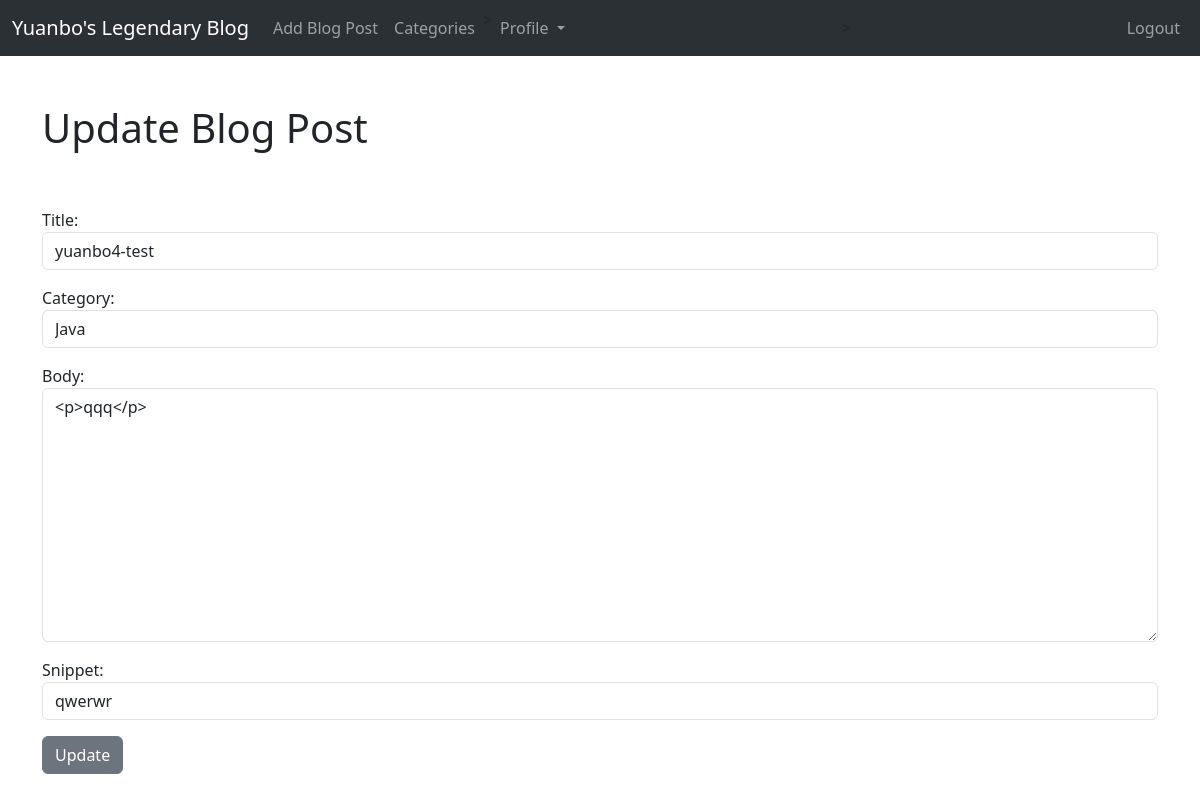
The app's page /article/edit/38 (signed in) with its own data.
### blogproject/models.py (models this page shows, shortened)
class Post(models.Model):
    title = models.CharField(max_length=255)
    header_image = models.ImageField(null = True, blank= True, upload_to="images/")
    author = models.ForeignKey(User, on_delete=models.CASCADE)
    body = RichTextField(blank=True, null=True)
    post_date = models.DateField(auto_now_add=True)
    post_time = models.DateTimeField(auto_now_add=True)
    category = models.CharField(max_length = 255, default= "uncategorized")
    snippet = models.CharField(max_length = 255)
    like = models.ManyToManyField(User, related_name='blog_posts')

### blogproject/views.py (the view)
# urls.py: path('article/edit/<int:pk>', UpdatePostView.as_view(), name = 'update-post'),
class UpdatePostView(UpdateView):
    model = Post
    template_name = 'update_post.html'
    form_class = UpdateForm

### blogproject/forms.py
class UpdateForm(forms.ModelForm):
    class Meta:
        model = Post
        fields = ('title','category', 'body', 'snippet')
        widgets = {
            'title' : forms.TextInput(attrs = {'class' :'form-control', 'placeholder' : 'Type your title'}),
            'category' : forms.Select(choices = choice_list, attrs = {'class' : 'form-control'}),
            'body' : forms.Textarea(attrs = {'class' :'form-control'}),
            'snippet' : forms.TextInput(attrs = {'class' :'form-control'}),
        }

### blogproject/templates/update_post.html (shortened to what this page needs)
{% extends 'base.html' %}
{% block content %}
{% if user.is_authenticated %}
    {% if user.id == post.author.id %}
        <h1>Update Blog Post</h1>
        <br/><br/>
            <div class="form-group">
                <form method="POST">
                {{ form.as_p }}
                <button class="btn btn-secondary">Update</button>
            </div>
    {% else %}
        You are not allowed to edit this post
        <br/><br/>
        <a  href="{% url 'home' %}" class="btn btn-dark"> Back</a>
    {% endif %}
{% else %}
    You are not allowed to edit this post
    <br/><br/>
    <a  href="{% url 'home' %}" class="btn btn-dark"> Back</a>
{% endif %}
{% endblock %}

### records on screen
Post: title "yuanbo4-test", category "Java", body "<p>qqq</p>", snippet "qwerwr"
